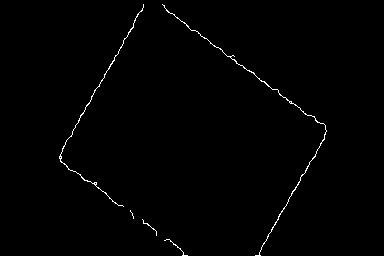
#> input picture edge2area/pictures/mask.png, 384 x 256 px
$ python Connect_area.py
#> lines starting #> are read from the running program, lines starting #| are printed output that depends on the picture; after the words box and inside, x2 and y2 are one past the last pixel; in counts of white or black regions, pixels touching at a corner belong together
#> `binary_img = cv.imread(r'./pictures/mask.png',0)`: binary_img: shape (256, 384); 0.75% white in thin lines or dots, all inside (x1, y1, x2, y2) = (59, 4, 327, 256)
#> (printed output is left out)
#| (256, 384)
# -*- coding: utf-8 -*-
# 要求输入一个二值图像，返回一个连通域图像，同一个连通域的标记相同，不同连通域的点不能连接
import cv2 as cv
import numpy as np
import sys
sys.setrecursionlimit(3000)  # 将默认的递归深度修改为3000

# 4邻域的连通域和 8邻域的连通域
# [row, col]
NEIGHBOR_HOODS_4 = False
OFFSETS_4 = [[0, -1], [-1, 0], [0, 0], [1, 0], [0, 1]]

NEIGHBOR_HOODS_8 =True
OFFSETS_8 = [[-1, -1], [0, -1], [1, -1],
             [-1,  0], [0,  0], [1,  0],
             [-1,  1], [0,  1], [1,  1]]

def reorganize(binary_img: np.array):
    index_map = []
    points = []
    index = -1
    rows, cols = binary_img.shape
    for row in range(rows):
        for col in range(cols):
            var = binary_img[row][col]
            if var < 0.5:
                continue
            if var in index_map:
                index = index_map.index(var)
                num = index + 1
            else:
                index = len(index_map)
                num = index + 1
                index_map.append(var)
                points.append([])
            binary_img[row][col] = num
            points[index].append([row, col])
    return binary_img, points


def recursive_seed(binary_img: np.array, seed_row, seed_col, offsets, num, max_num=100):
    rows, cols = binary_img.shape
    binary_img[seed_row][seed_col] = num
    for offset in offsets:
        neighbor_row = min(max(0, seed_row+offset[0]), rows-1)
        neighbor_col = min(max(0, seed_col+offset[1]), cols-1)
        var = binary_img[neighbor_row][neighbor_col]
        if var < max_num:
            continue
        binary_img = recursive_seed(binary_img, neighbor_row, neighbor_col, offsets, num, max_num)
    return binary_img


def Seed_Filling(binary_img, neighbor_hoods, max_num=100):
#> called with neighbor_hoods = True, max_num = 100
    if neighbor_hoods == NEIGHBOR_HOODS_4:
        offsets = OFFSETS_4
    elif neighbor_hoods == NEIGHBOR_HOODS_8:
        offsets = OFFSETS_8
    else:
        raise ValueError

    num = 1
    rows, cols = binary_img.shape
#> rows = 256; cols = 384
    for row in range(rows):
        for col in range(cols):
            var = binary_img[row][col]
            if var <= max_num:
                continue
            binary_img = recursive_seed(binary_img, row, col, offsets, num, max_num=100)
            num += 1
#> this loop made 256 passes
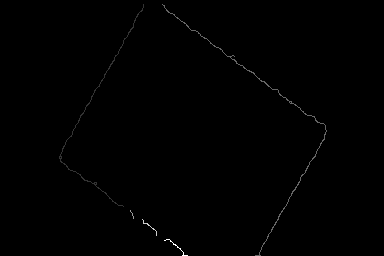
#> binary_img: shape (256, 384); min 0, max 5, mean 0.0138; drawn with min black and max white
#> after the loop, num = 6
    return binary_img

if __name__ == '__main__':
    binary_img = cv.imread(r'./pictures/mask.png',0)

    # binary_img = np.zeros((4, 7), dtype=np.int16)
    # index = [[0, 2], [0, 5],
    #          [1, 0], [1, 1], [1, 2], [1, 4], [1, 5], [1, 6],
    #          [2, 2], [2, 5],
    #          [3, 1], [3, 2], [3, 4], [3, 6]]
    # for i in index:
    #     binary_img[i[0], i[1]] = np.int16(255)

    print("原始二值图像")
    print(binary_img)
    print(binary_img.shape)
    binary_img = Seed_Filling(binary_img, NEIGHBOR_HOODS_8)
    # print(binary_img)
    binary_img, points = reorganize(binary_img)
#> after the loop in reorganize, `for row in range(rows):`: index_map = [1, 2, 3, 4, 5]; points = 5 items
#> points = 5 items
    print(binary_img, points)
#> (printed output is left out)
    # binary_img =binary_img *200
    print(np.max(binary_img))
    cv.imshow("binary_img",binary_img*50)
    cv.waitKey(0)
